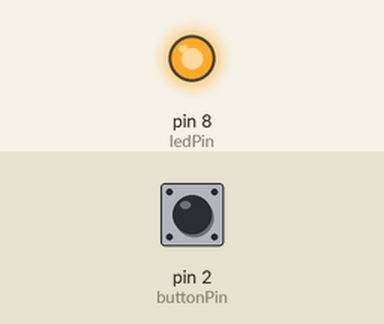
Simulated run of this sketch. Board: Arduino Uno, built with avr-gcc and run on an emulated ATmega328P. Parts: output pins drawn as LEDs (lit = HIGH). The inputs (shaded band) are chosen by the test bench; at power-on: pin 2 (buttonPin) HIGH.

Above: at 1.2 s.
1.3 s: pin 2 (buttonPin) pulled LOW for 3.2 s
At 5.5 s:
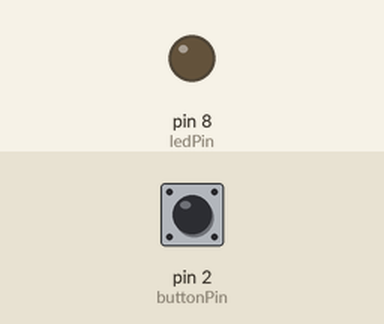
6.0 s: pin 2 (buttonPin) pulled LOW for 0.15 s
At 7.2 s:
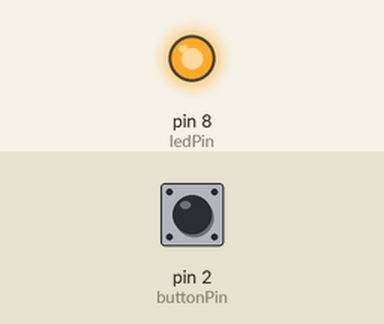
7.6 s: pin 2 (buttonPin) pulled LOW for 1 s
At 8.4 s:
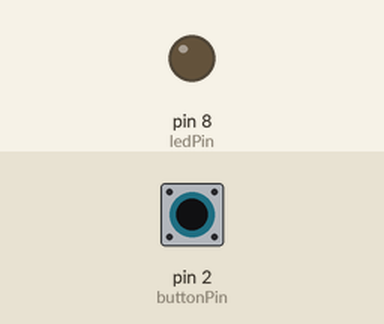
Timing chart, 0 to 10.6 s (numbered marks = the images above; inputs shaded):
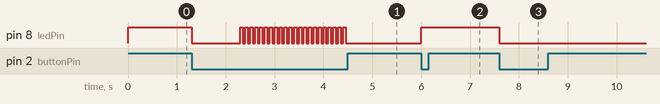

Measured:
- after the input at 1.3 s, pin 8 (ledPin): HIGH → LOW at once, then repeats every 0.10 s: HIGH 0.05 s, LOW 0.05 s, until it stays LOW from 4.5 s
- after the input at 6.0 s, pin 8 (ledPin): LOW → HIGH at once
- after the input at 7.6 s, pin 8 (ledPin): HIGH → LOW at once

The sketch:

button_pin_ctrl.ino
```cpp
int buttonPin=2,ledPin=8;
unsigned long lasttime;
//boolean buttonState;
//boolean ledState=HIGH;
void setup() {
  pinMode(buttonPin,INPUT);
  pinMode(ledPin,OUTPUT);
  digitalWrite(ledPin,HIGH);
}

void loop() {
if(digitalRead(buttonPin)==LOW){
  digitalWrite(ledPin,!digitalRead(ledPin));
  lasttime=millis();
  delay(20);
  while(1){
    if(digitalRead(buttonPin)==HIGH) break;
    if(millis()-lasttime>1000){
    digitalWrite(ledPin,!digitalRead(ledPin));
    delay(50);
    }
    }
     delay(20);
}
}
```
